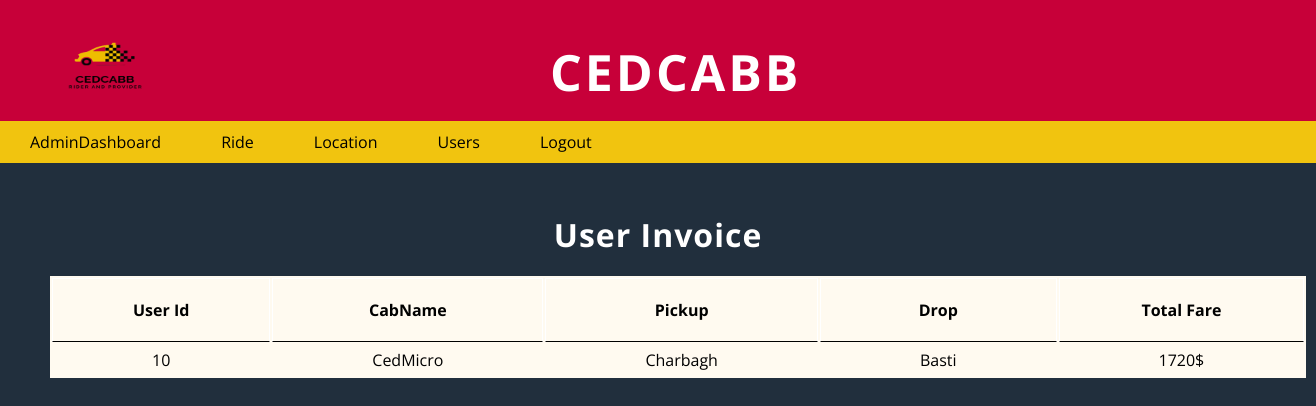
Screenshot of /Admin/invoice.php?ride_id=11 with the database file from the repository.
### tables this page shows
CREATE TABLE `rideTable` (
  `ride_id` int(50) NOT NULL,
  `ride_date` date NOT NULL DEFAULT current_timestamp(),
  `pickup` varchar(50) NOT NULL,
  `droplocation` varchar(50) NOT NULL,
  `cabType` varchar(50) NOT NULL,
  `total_distance` varchar(50) NOT NULL,
  `total_fare` int(50) NOT NULL,
  `status` int(50) NOT NULL,
  `user_id` int(50) NOT NULL
);

### Admin/config.php (called while the page is built, shortened)
<?php
class DB
{
    public function connect($host, $user, $pass, $dtb)
    {
        return $this->conn = mysqli_connect($host, $user, $pass, $dtb) or die('Could Not Connect.');
    }
}
class Ride extends DB
{
    public function confirm_ride($ride_id)
    {
        $result = mysqli_query($this->conn, "SELECT * FROM rideTable WHERE `ride_id`='$ride_id' AND `status`='2' ");
        if (mysqli_num_rows($result) > 0) {
            return $result;
        }
    }
}

### Admin/invoice.php (the view)
<?php
require 'config.php';
require 'header.php';
$db = new Ride();
$db->connect('localhost', 'root', '', 'CabBooking');
if (isset($_REQUEST['ride_id'])) {
    $ride_id = $_REQUEST['ride_id'];
}
$sql = $db->confirm_ride($ride_id);
?>
<body class="admintop">
    <div id="AdminWelcomeQuote">
        <h1>User Invoice</h1>
    </div>
    <table id="invoice">
        <tr>
            <th>User Id</th>
            <th>CabName</th>
            <th>Pickup</th>
            <th>Drop</th>
            <th>Total Fare</th>
        </tr>
        <?php foreach ($sql as $key) { ?>
            <tr>
                <td><?php echo $key['user_id'] ?></td>
                <td><?php echo $key['cabType'] ?></td>
                <td><?php echo $key['pickup'] ?></td>
                <td><?php echo $key['droplocation'] ?></td>
                <td><?php echo $key['total_fare'] ?>$</td>
            </tr>
        <?php } ?>
    </table>
</body>

### style.css (style rules this page uses)
.admintop { height: 900px; margin: 0; padding: 0; font-family: 'Open Sans', sans-serif; background-color: rgba(33, 47, 61 ); }
#AdminWelcomeQuote h1 { position: relative; margin: 0; color: white; text-align: center; padding-top: 50px; letter-spacing: 1px; }
#LocationTable tr td,th { border: 1px solid white; padding: 20px; }
#invoice { margin: 20px 50px; background-color: floralwhite; }
#invoice td { padding: 5px 100px; }
#invoice th { border-bottom: 1px solid black; }

### rows the page displays
ridetable: user "10", cabType "CedMicro", pickup "Charbagh", droplocation "Basti", total_fare "1720"
